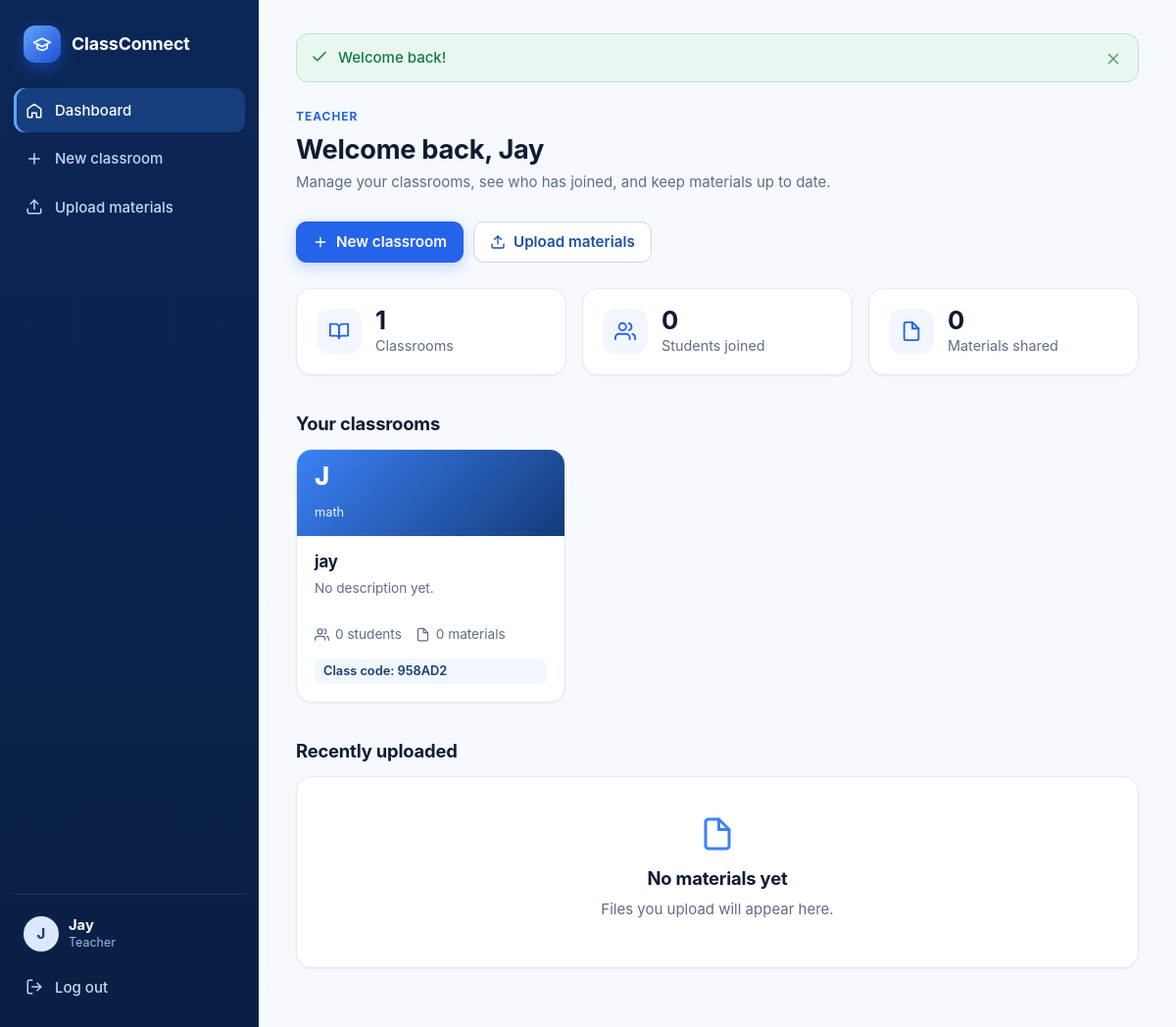
The app's page /dashboard.php (signed in) with its own data.
### tables this page shows
CREATE TABLE users (
    id            INTEGER PRIMARY KEY AUTOINCREMENT,
    full_name     TEXT    NOT NULL,
    email         TEXT    NOT NULL UNIQUE,
    password_hash TEXT    NOT NULL,
    role          TEXT    NOT NULL CHECK (role IN ('teacher', 'student')),
    created_at    TEXT    NOT NULL DEFAULT (datetime('now'))
);

CREATE TABLE classrooms (
    id          INTEGER PRIMARY KEY AUTOINCREMENT,
    teacher_id  INTEGER NOT NULL REFERENCES users (id) ON DELETE CASCADE,
    name        TEXT    NOT NULL,
    subject     TEXT    NOT NULL DEFAULT '',
    description TEXT    NOT NULL DEFAULT '',
    class_code  TEXT    NOT NULL UNIQUE,
    created_at  TEXT    NOT NULL DEFAULT (datetime('now'))
);

### app/auth.php (called while the page is built, shortened)
<?php
function current_user(): ?array
{
    static $loaded = false;
    static $user = null;
    if (!$loaded) {
        $loaded = true;
        $id = $_SESSION['user_id'] ?? null;
        if ($id !== null) {
            $user = one('SELECT id, full_name, email, role FROM users WHERE id = ?', [(int) $id]);
        }
    }
    return $user;
}
function require_login(?string $role = null): array
{
    $user = current_user();
    return $user;
}

### app/db.php (called while the page is built, shortened)
<?php
function db(): PDO
{
    static $pdo = null;
    if ($pdo === null) {
        $pdo = new PDO('sqlite:' . DB_PATH, null, null, [
            PDO::ATTR_ERRMODE => PDO::ERRMODE_EXCEPTION,
            PDO::ATTR_DEFAULT_FETCH_MODE => PDO::FETCH_ASSOC,
        ]);
        $pdo->exec('PRAGMA foreign_keys = ON');
        $pdo->exec(SCHEMA);
    }
    return $pdo;
}
function q(string $sql, array $params = []): PDOStatement
{
    $statement = db()->prepare($sql);
    $statement->execute($params);
    return $statement;
}
function one(string $sql, array $params = []): ?array
{
    $row = q($sql, $params)->fetch();
    return $row === false ? null : $row;
}
function all(string $sql, array $params = []): array
{
    return q($sql, $params)->fetchAll();
}

### app/helpers.php (called while the page is built, shortened)
<?php
function e(?string $value): string
{
    return htmlspecialchars((string) $value, ENT_QUOTES | ENT_SUBSTITUTE, 'UTF-8');
}
function take_flashes(): array
{
    $items = $_SESSION['flash'] ?? [];
    return $items;
}
function first_letter(string $value): string
{
    $value = trim($value);
    if (function_exists('mb_substr') && function_exists('mb_strtoupper')) {
        return mb_strtoupper(mb_substr($value, 0, 1, 'UTF-8'), 'UTF-8');
    }
    return strtoupper(substr($value, 0, 1));
}
function first_name(string $fullName): string
{
    $parts = preg_split('/\s+/', trim($fullName)) ?: [''];
    return $parts[0];
}
function plural(int $count, string $singular, string $plural): string
{
    return $count . ' ' . ($count === 1 ? $singular : $plural);
}

### app/layout.php (the view, shortened to what this page needs)
<?php
function page_start(string $title, string $heading = ''): void
{
    $user = current_user();
    ?>
<!doctype html>
<html lang="en">
<head>
  <link rel="stylesheet" href="assets/css/style.css">
</head>
<body>
<?php if ($user !== null): ?>
<div class="app-shell">
  <aside class="sidebar" id="sidebar" aria-label="Main navigation">
    <a class="brand" href="dashboard.php">
      <span class="brand-mark"><?= icon('school') ?></span>
      <span class="brand-name">ClassConnect</span>
    </a>
    <nav class="nav">
      <?= nav_link('dashboard.php', 'home', 'Dashboard') ?>
      <?php if ($user['role'] === ROLE_TEACHER): ?>
        <?= nav_link('classroom-form.php', 'plus', 'New classroom') ?>
        <?= nav_link('upload.php', 'upload', 'Upload materials') ?>
      <?php else: ?>
        <?= nav_link('join.php', 'user-plus', 'Join classroom') ?>
      <?php endif; ?>
    </nav>
    <div class="sidebar-footer">
      <div class="user-chip">
        <span class="avatar"><?= e(first_letter($user['full_name'])) ?></span>
        <div class="user-meta">
          <strong><?= e($user['full_name']) ?></strong>
          <small><?= $user['role'] === ROLE_TEACHER ? 'Teacher' : 'Student' ?></small>
        </div>
      </div>
      <form method="post" action="logout.php">
        <button class="nav-link nav-button" type="submit"><?= icon('logout') ?> Log out</button>
      </form>
    </div>
  </aside>
  <div class="main-column">
    <main class="content">
      <?php render_flashes(); ?>
<?php endif; ?>
<?php
}
function page_end(): void
{
    echo $GLOBALS['app_shell'] ? "</main>\n  </div>\n</div>\n" : "</main>\n";
    echo "<script src=\"assets/js/app.js\"></script>\n</body>\n</html>\n";
}
function nav_link(string $href, string $iconName, string $label): string
{
    $current = basename((string) ($_SERVER['SCRIPT_NAME'] ?? ''));
    $active = $current === basename($href) ? ' active' : '';
    return '<a class="nav-link' . $active . '" href="' . e($href) . '">' . icon($iconName) . ' ' . e($label) . '</a>';
}
function render_flashes(): void
{
    $items = take_flashes();
    echo '<div class="flash-stack" role="status" aria-live="polite">';
    foreach ($items as $item) {
        $kind = in_array($item['type'], ['success', 'error', 'info'], true) ? $item['type'] : 'info';
        $iconName = $kind === 'success' ? 'check' : ($kind === 'error' ? 'alert' : 'info');
        echo '<div class="alert alert-' . $kind . '" data-alert>'
            . icon($iconName)
            . '<span class="alert-text">' . e($item['message']) . '</span>'
            . '<button type="button" class="alert-close" data-dismiss aria-label="Dismiss message">' . icon('x') . '</button>'
            . '</div>';
    }
    echo '</div>';
}
    ?>
<?php
function class_card(array $c, string $role): void
{
    $href = 'classroom.php?id=' . (int) $c['id'];
    ?>
<a class="card class-card" href="<?= e($href) ?>">
  <div class="class-band">
    <span class="class-initial"><?= e(first_letter($c['name'])) ?></span>
    <?php if (!empty($c['subject'])): ?><span class="class-subject"><?= e($c['subject']) ?></span><?php endif; ?>
  </div>
  <div class="class-body">
    <h3 class="class-name"><?= e($c['name']) ?></h3>
    <?php if ($role === ROLE_TEACHER): ?>
      <p class="muted small clamp-2"><?= e($c['description'] ?: 'No description yet.') ?></p>
    <?php else: ?>
      <p class="muted small">Teacher: <?= e($c['teacher_name']) ?></p>
    <?php endif; ?>
    <div class="class-stats">
      <?php if ($role === ROLE_TEACHER): ?>
        <span><?= icon('users') ?> <?= e(plural((int) $c['student_count'], 'student', 'students')) ?></span>
      <?php endif; ?>
      <span><?= icon('file') ?> <?= e(plural((int) $c['material_count'], 'material', 'materials')) ?></span>
    </div>
    <?php if ($role === ROLE_TEACHER): ?><span class="code-chip">Class code: <?= e($c['class_code']) ?></span><?php endif; ?>
  </div>
</a>
<?php
}
    ?>

### app/icons.php (shortened to what this page needs)
<?php
function icon(string $name): string
{
    $body = $paths[$name] ?? '';
    return '<svg class="icon" xmlns="http://www.w3.org/2000/svg" viewBox="0 0 24 24" fill="none" '
        . 'stroke="currentColor" stroke-width="2" stroke-linecap="round" stroke-linejoin="round" '
        . 'aria-hidden="true" focusable="false">' . $body . '</svg>';
}

### public/dashboard.php (shortened to what this page needs)
<?php
$user = require_login();
$isTeacher = $user['role'] === ROLE_TEACHER;
if ($isTeacher) {
    $classrooms = all(
        'SELECT c.id, c.name, c.subject, c.description, c.class_code,
                (SELECT COUNT(*) FROM classroom_members cm WHERE cm.classroom_id = c.id) AS student_count,
                (SELECT COUNT(*) FROM learning_materials lm WHERE lm.classroom_id = c.id) AS material_count
         FROM classrooms c
         WHERE c.teacher_id = ?
         ORDER BY c.created_at DESC, c.id DESC',
        [(int) $user['id']]
    );
    $totals = one(
        'SELECT
            (SELECT COUNT(DISTINCT cm.student_id) FROM classroom_members cm
               JOIN classrooms c ON c.id = cm.classroom_id WHERE c.teacher_id = ?) AS students,
            (SELECT COUNT(*) FROM learning_materials lm
               JOIN classrooms c ON c.id = lm.classroom_id WHERE c.teacher_id = ?) AS materials',
        [(int) $user['id'], (int) $user['id']]
    );
    $recent = all(
        'SELECT m.*, c.name AS classroom_name
         FROM learning_materials m JOIN classrooms c ON c.id = m.classroom_id
         WHERE c.teacher_id = ?
         ORDER BY m.uploaded_at DESC, m.id DESC
         LIMIT 6',
        [(int) $user['id']]
    );
}
$role = $isTeacher ? ROLE_TEACHER : ROLE_STUDENT;
page_start($isTeacher ? 'Teacher dashboard' : 'Student dashboard', 'Dashboard');
?>
<div class="page-head">
  <div>
    <span class="eyebrow"><?= $isTeacher ? 'Teacher' : 'Student' ?></span>
    <h1><?= $isTeacher ? 'Welcome back' : 'Hi' ?>, <?= e(first_name($user['full_name'])) ?></h1>
    <p class="muted"><?= $isTeacher
        ? 'Manage your classrooms, see who has joined, and keep materials up to date.'
        : 'Your classes and the latest materials, all in one place.' ?></p>
  </div>
  <div class="page-actions">
    <?php if ($isTeacher): ?>
      <a class="btn btn-primary" href="classroom-form.php"><?= icon('plus') ?> New classroom</a>
      <a class="btn btn-secondary" href="upload.php"><?= icon('upload') ?> Upload materials</a>
    <?php else: ?>
      <a class="btn btn-primary" href="join.php"><?= icon('user-plus') ?> Join classroom</a>
    <?php endif; ?>
  </div>
</div>
<div class="stat-grid">
  <div class="card stat"><span class="stat-icon"><?= icon('book') ?></span><div><strong><?= count($classrooms) ?></strong><span><?= $isTeacher ? 'Classrooms' : 'Joined classrooms' ?></span></div></div>
  <?php if ($isTeacher): ?>
    <div class="card stat"><span class="stat-icon"><?= icon('users') ?></span><div><strong><?= (int) $totals['students'] ?></strong><span>Students joined</span></div></div>
    <div class="card stat"><span class="stat-icon"><?= icon('file') ?></span><div><strong><?= (int) $totals['materials'] ?></strong><span>Materials shared</span></div></div>
  <?php else: ?>
    <div class="card stat"><span class="stat-icon"><?= icon('file') ?></span><div><strong><?= (int) $totalMaterials ?></strong><span>Materials available</span></div></div>
  <?php endif; ?>
</div>
<section class="section">
  <div class="section-head"><h2><?= $isTeacher ? 'Your classrooms' : 'My classrooms' ?></h2></div>
  <?php if ($classrooms): ?>
    <div class="card-grid">
      <?php foreach ($classrooms as $c) { class_card($c, $role); } ?>
    </div>
  <?php endif; ?>
</section>
<section class="section">
  <div class="section-head">
    <h2>Recently uploaded</h2>
  </div>
  <?php if ($recent): ?>
    <div class="card-grid">
      <?php foreach ($recent as $m) { material_card($m, $isTeacher, true, 'upload'); } ?>
    </div>
  <?php else: ?>
    <div class="card empty">
      <?= icon('file') ?>
      <h2>No materials yet</h2>
      <p><?= $isTeacher ? 'Files you upload will appear here.' : 'When your teachers upload materials, they will show up here.' ?></p>
    </div>
  <?php endif; ?>
</section>
<?php
page_end();

### records on screen
users: full_name "J", full_name "Jay"
classrooms: name "J", subject "math", name "jay", description "No description yet.", student_count "0 students", material_count "0 materials", class_code "958AD2"

### other values on screen
$label "Dashboard New classroom Upload materials"
$item['message'] "Welcome back!"
count($classrooms) "1"
$totals['students'] "0"
$totals['materials'] "0"
